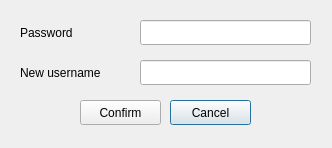
<?xml version="1.0" encoding="UTF-8"?>
<ui version="4.0">
 <class>change_name</class>
 <widget class="QDialog" name="change_name">
  <property name="geometry">
   <rect>
    <x>0</x>
    <y>0</y>
    <width>332</width>
    <height>148</height>
   </rect>
  </property>
  <property name="windowTitle">
   <string>Confirm change</string>
  </property>
  <widget class="QLineEdit" name="pass">
   <property name="geometry">
    <rect>
     <x>140</x>
     <y>20</y>
     <width>171</width>
     <height>25</height>
    </rect>
   </property>
   <property name="echoMode">
    <enum>QLineEdit::Password</enum>
   </property>
  </widget>
  <widget class="QLabel" name="label">
   <property name="geometry">
    <rect>
     <x>20</x>
     <y>20</y>
     <width>111</width>
     <height>25</height>
    </rect>
   </property>
   <property name="text">
    <string>Password</string>
   </property>
  </widget>
  <widget class="QPushButton" name="cancel">
   <property name="geometry">
    <rect>
     <x>170</x>
     <y>100</y>
     <width>81</width>
     <height>25</height>
    </rect>
   </property>
   <property name="text">
    <string>Cancel</string>
   </property>
  </widget>
  <widget class="QPushButton" name="confirm">
   <property name="geometry">
    <rect>
     <x>80</x>
     <y>100</y>
     <width>81</width>
     <height>25</height>
    </rect>
   </property>
   <property name="text">
    <string>Confirm</string>
   </property>
  </widget>
  <widget class="QLineEdit" name="newname">
   <property name="geometry">
    <rect>
     <x>140</x>
     <y>60</y>
     <width>171</width>
     <height>25</height>
    </rect>
   </property>
   <property name="echoMode">
    <enum>QLineEdit::Normal</enum>
   </property>
  </widget>
  <widget class="QLabel" name="label_2">
   <property name="geometry">
    <rect>
     <x>20</x>
     <y>60</y>
     <width>111</width>
     <height>25</height>
    </rect>
   </property>
   <property name="text">
    <string>New username</string>
   </property>
  </widget>
 </widget>
 <resources/>
 <connections/>
</ui>
